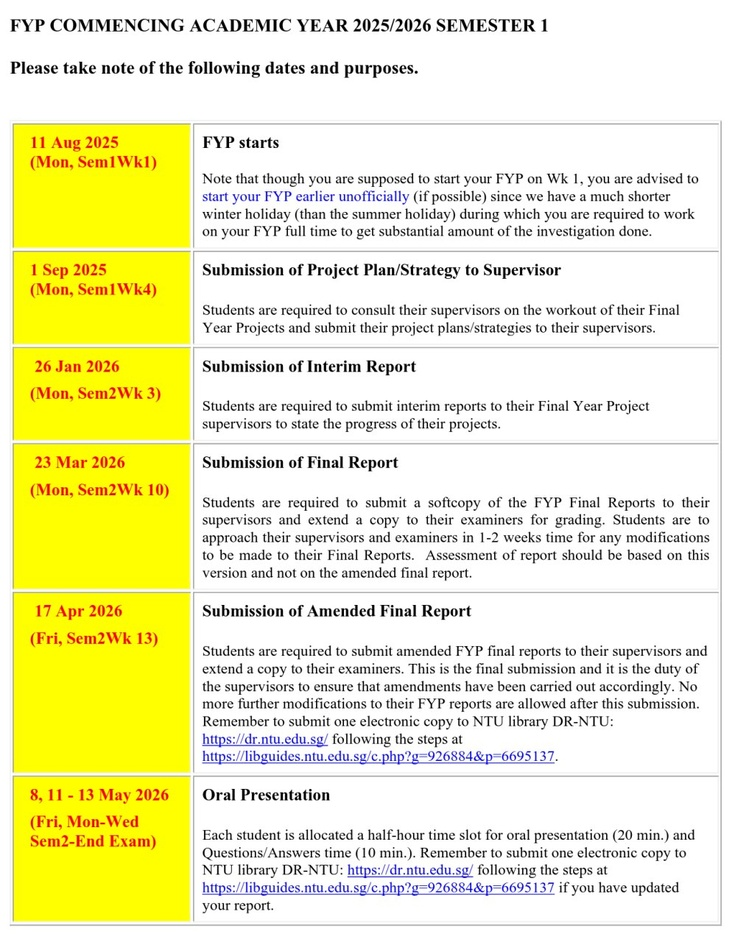
#> input picture FYP_Timeline.jpg, 749 x 942 px, shrunk from 1017 x 1280 before the run
$ python create_mask.py --image ../FYP_Timeline.jpg --input-dir ..
#> lines starting #> are read from the running program, lines starting #| are printed output that depends on the picture; after the words box and inside, x2 and y2 are one past the last pixel; in counts of white or black regions, pixels touching at a corner belong together
#!/usr/bin/env python3
"""
Utility script to create masks for inpainting experiments.

Usage:
    # Create center mask (default)
    python create_mask.py --image photo.jpg

    # Create mask for specific region
    python create_mask.py --image photo.jpg --region left
    python create_mask.py --image photo.jpg --region right
    python create_mask.py --image photo.jpg --region top
    python create_mask.py --image photo.jpg --region bottom

    # Create mask with custom box (x1,y1,x2,y2 as percentages)
    python create_mask.py --image photo.jpg --box 0.2,0.2,0.8,0.8

    # Process all images in a directory
    python create_mask.py --input-dir ./test_images/inpainting
"""

import argparse
from pathlib import Path
from PIL import Image, ImageDraw


def create_mask(image_path: str, region: str = "center", box: tuple = None) -> Image.Image:
    """
    Create a mask for inpainting.

    Args:
        image_path: Path to the input image
        region: Preset region ("center", "left", "right", "top", "bottom")
        box: Custom box as (x1, y1, x2, y2) percentages (0.0-1.0)

    Returns:
        Mask image (white = inpaint, black = keep)
    """
#> called with image_path = '../FYP_Timeline.jpg', region = 'center'
    img = Image.open(image_path)
#> img is the input picture: PIL image 749x942 RGB; mean R, G, B 239.6, 238, 192.2
    w, h = img.size
#> w = 749; h = 942

    # Create black image (keep everything by default)
    mask = Image.new("L", (w, h), 0)
#> mask: PIL image 749x942 L; every value is 0
    draw = ImageDraw.Draw(mask)

    if box:
        # Custom box as percentages
        x1, y1, x2, y2 = box
        pixel_box = (int(x1 * w), int(y1 * h), int(x2 * w), int(y2 * h))
    else:
        # Preset regions
        regions = {
            "center": (w // 4, h // 4, 3 * w // 4, 3 * h // 4),
            "left": (0, h // 4, w // 3, 3 * h // 4),
            "right": (2 * w // 3, h // 4, w, 3 * h // 4),
            "top": (w // 4, 0, 3 * w // 4, h // 3),
            "bottom": (w // 4, 2 * h // 3, 3 * w // 4, h),
            "small_center": (3 * w // 8, 3 * h // 8, 5 * w // 8, 5 * h // 8),
        }
        pixel_box = regions.get(region, regions["center"])
#> pixel_box = (187, 235, 561, 706)

    draw.rectangle(pixel_box, fill=255)

    return mask


def main():
    parser = argparse.ArgumentParser(description="Create masks for inpainting")
    parser.add_argument("--image", type=str, help="Path to input image")
    parser.add_argument("--input-dir", type=str, help="Process all images in directory")
    parser.add_argument(
        "--region",
        type=str,
        default="center",
        choices=["center", "left", "right", "top", "bottom", "small_center"],
        help="Preset mask region",
    )
    parser.add_argument(
        "--box",
        type=str,
        help="Custom box as 'x1,y1,x2,y2' percentages (e.g., '0.2,0.2,0.8,0.8')",
    )
    parser.add_argument("--output", type=str, help="Output path (default: <image>_mask.png)")

    args = parser.parse_args()

    # Parse custom box if provided
    box = None
    if args.box:
        box = tuple(float(x) for x in args.box.split(","))
        if len(box) != 4:
            print("Error: --box must have 4 values: x1,y1,x2,y2")
            return

    if args.input_dir:
        # Process all images in directory
        input_dir = Path(args.input_dir)
        if not input_dir.exists():
            print(f"Error: Directory not found: {input_dir}")
            return

        extensions = (".jpg", ".jpeg", ".png", ".webp")
        images = [
            f
            for f in input_dir.iterdir()
            if f.suffix.lower() in extensions and "_mask" not in f.stem
        ]

        print(f"Found {len(images)} images in {input_dir}")

        for img_path in images:
            mask = create_mask(str(img_path), args.region, box)
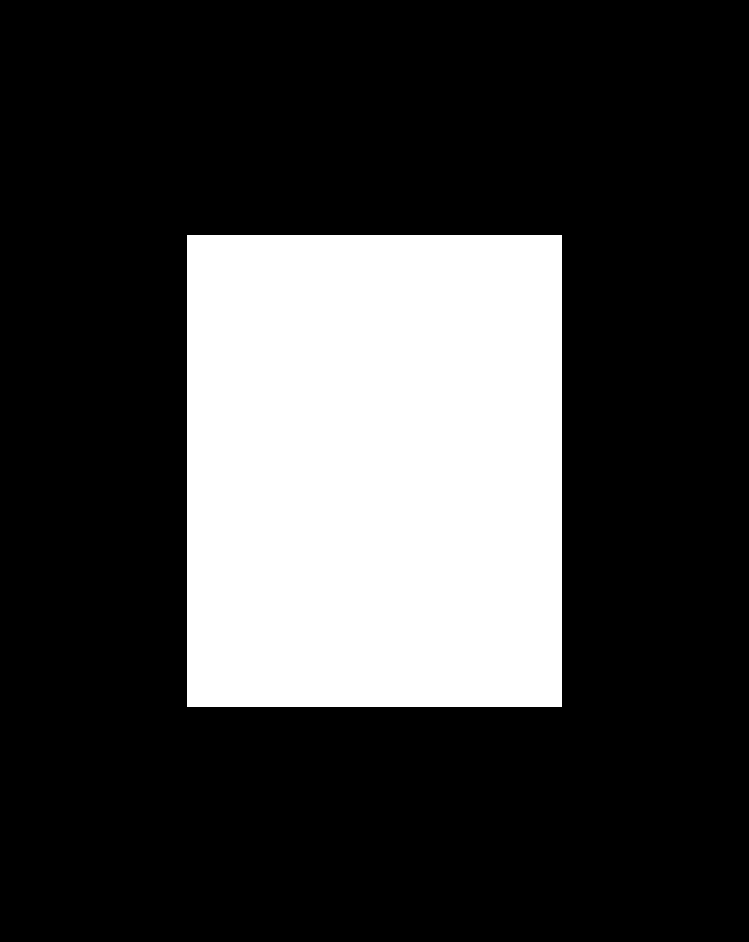
#> mask: PIL image 749x942 L; 25.1% white; 1 white region, box (x1, y1, x2, y2) and area: (187, 235, 562, 707) 177000
            output_path = img_path.parent / f"{img_path.stem}_mask.png"
            mask.save(output_path)
            print(f"Created: {output_path}")
#> pass 2 of the loop in main, `for img_path in images:`:
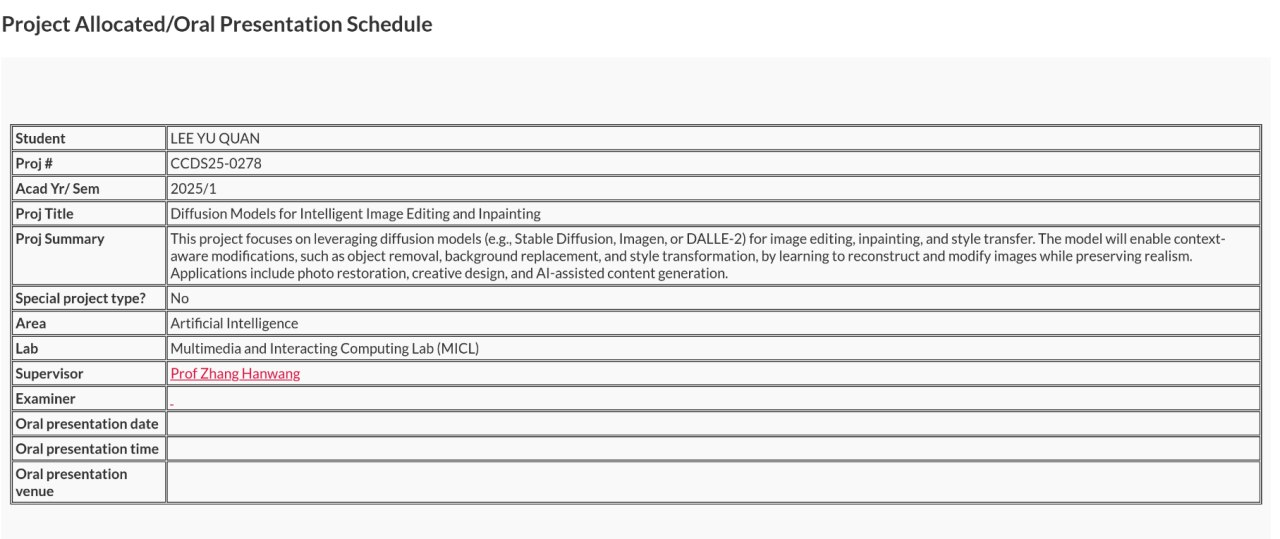
#> input picture FYP_requirements.jpg, 1280 x 539 px
#> in create_mask, img is the input picture: PIL image 1280x539 RGB; mean R, G, B 234.9, 234.8, 234.8
#> in main, `mask = create_mask(str(img_path), args.region, box)`:
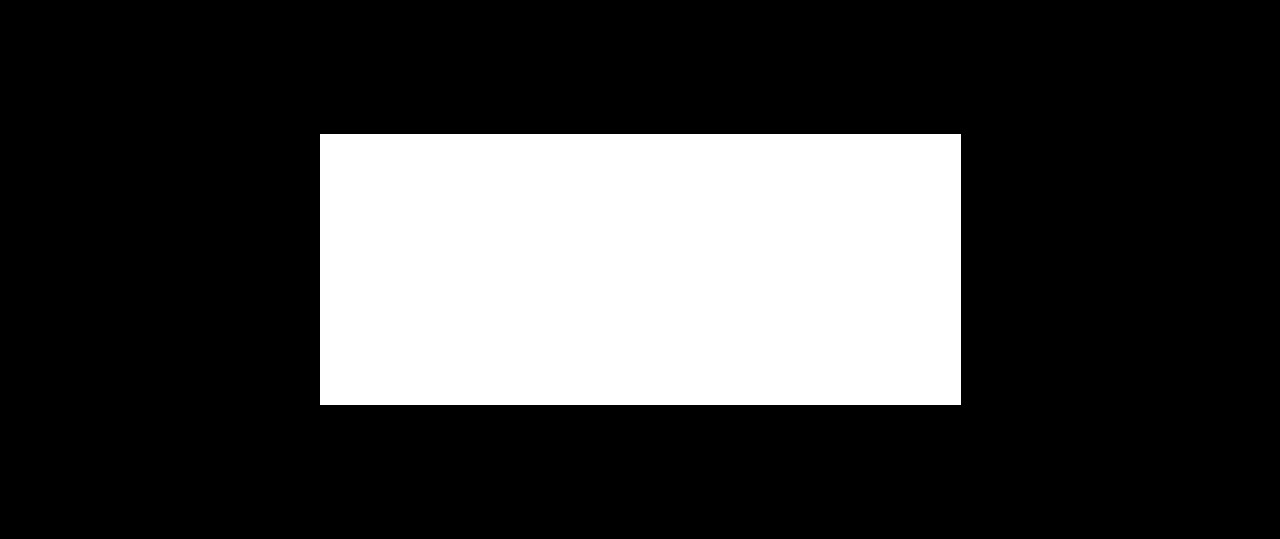
#> mask: PIL image 1280x539 L; 25.2% white; 1 white region, box (x1, y1, x2, y2) and area: (320, 134, 961, 405) 173711

    elif args.image:
        img_path = Path(args.image)
        if not img_path.exists():
            print(f"Error: Image not found: {img_path}")
            return

        mask = create_mask(args.image, args.region, box)

        if args.output:
            output_path = args.output
        else:
            output_path = img_path.parent / f"{img_path.stem}_mask.png"

        mask.save(output_path)
        print(f"Mask saved to: {output_path}")

    else:
        parser.print_help()
        print("\nExamples:")
        print("  python create_mask.py --image photo.jpg")
        print("  python create_mask.py --image photo.jpg --region left")
        print("  python create_mask.py --input-dir ./test_images/inpainting")


if __name__ == "__main__":
    main()
